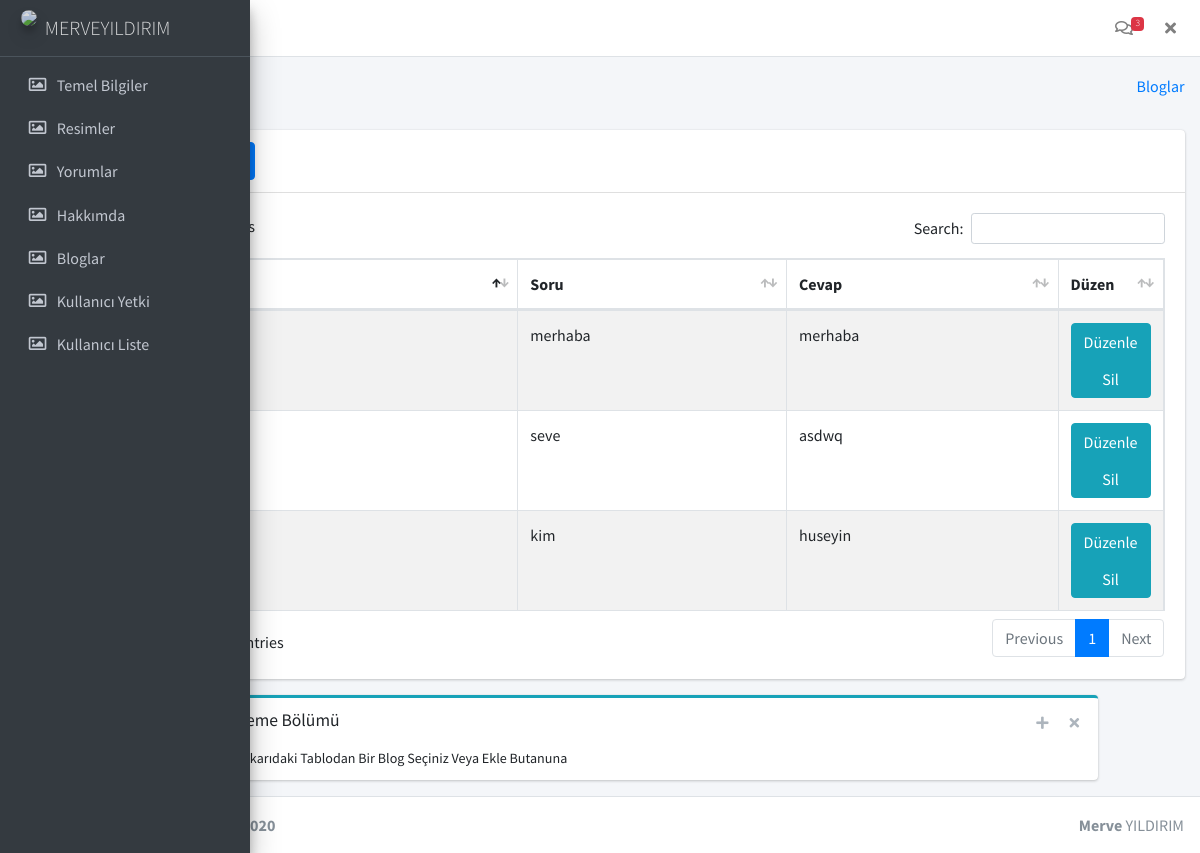
The page /backend/kullaniciLis.php (signed in) on the database its author committed.
### tables this page shows
CREATE TABLE `kullanici` (
  `ID` int(11) NOT NULL,
  `ad` varchar(15) NOT NULL,
  `sifre` text NOT NULL,
  `aktif` tinyint(1) NOT NULL,
  `yetki` int(11) NOT NULL,
  `soru` text NOT NULL,
  `cevap` text NOT NULL
);

### backend/kullaniciLis.php (the view, shortened to what this page needs)
<?php
  if($_SESSION['durum'] == 'ok')
{
include 'header.php';
?>
  <div class="content-wrapper">
    <section class="content-header">
      <div class="container-fluid">
        <div class="row mb-2">
          <div class="col-sm-6">
            <h1>Bloglar</h1>
          </div>
          <div class="col-sm-6">
            <ol class="breadcrumb float-sm-right">
              <li class="breadcrumb-item"><a href="#">Bloglar</a></li>
            </ol>
          </div>
        </div>
      </div>
    </section>
    <section class="content">
      <div class="container-fluid">
        <div class="row">
          <div class="col-12">
          <div class="card">
              <div class="card-header">
                <h3 class="card-title"><button class="btn btn-primary KulduzenlemeButton " value="1">Yeni Kullanıcı Ekle</button></h3>
              </div>
              <div class="card-body">
                <table id="example1" class="table table-bordered table-striped">
                  <thead>
                  <tr>
                    <th>Ad</th>
                    <th>Soru</th>
                    <th>Cevap</th>
                    <th>Düzen</th>                      <th  hidden ></th>
                  </tr>
                  </thead>
                  <tbody>
                  <?php
                    $servername = "localhost";
                    $username = "root";
                    $password = "";
                    $dbname = "merveyildirim";
                    $conn = new mysqli($servername, $username, $password, $dbname);
                    $sql = "SELECT * from kullanici";
                    $result = $conn->query($sql);
                    if ($result->num_rows > 0) {
                    while($kullaniciLis = $result->fetch_assoc()) {
                        echo  ' <tr>
                        <td>'.$kullaniciLis["ad"]. '</td>
                        <td>'.$kullaniciLis["soru"].'</td>
                        <td>'.$kullaniciLis["cevap"].'</td>
                        <td style="  width: 5%">
                        <div class="btn-group-vertical">
                        <button type="button" idd="'.$kullaniciLis["ID"].'" class="btn btn-info duzenleKul">Düzenle</button>
                        <a type="button" href="../islem.php?kulSil='.$kullaniciLis["ID"].'" class="btn btn-info kulSil">Sil</a>
                      </div> </td>
                      <td  hidden >'.$kullaniciLis["ID"].'</td>
                      </tr> ';
                    }
                    } else {
                    echo "Mesaj Yok";
                    }
                    ?>
                </table>
              </div>
            </div>
          </div>
        </div>
      </div>
    </section>
     <section class="content">
      <div class="row">
        <div class="col-md-10 offset-1">
          <div class="card card-outline card-info collapsed-card">
            <div class="card-header">
              <h3 class="card-title">
              <p>  Düzenleme Bölümü </p>
                <small> Lütfen Yukarıdaki Tablodan Bir Blog Seçiniz Veya Ekle Butanuna  </small>
              </h3>
              <div class="card-tools">
                <button id="KulduzenlemeButton" type="button" class="btn btn-tool btn-sm " data-card-widget="collapse" data-toggle="tooltip"
                        title="Collapse">
                  <i class="fas fa-plus"></i></button>
                <button type="button" class="btn btn-tool btn-sm" data-card-widget="remove" data-toggle="tooltip"
                        title="Remove">
                  <i class="fas fa-times"></i></button>
              </div>
            </div>
          </div>
        </div>
      </div>
    </section>
  </div>
<?php
include 'footer.php';
}else         Header("Location:../kulLog.php?durum=hataa");
?>

### rows shown on the page
kullanici: soru "kim", cevap "huseyin"
kullanici: soru "merhaba", cevap "merhaba"
kullanici: soru "seve", cevap "asdwq"

### other values the page prints
$_SESSION["ad"] "MERVEYILDIRIM"
